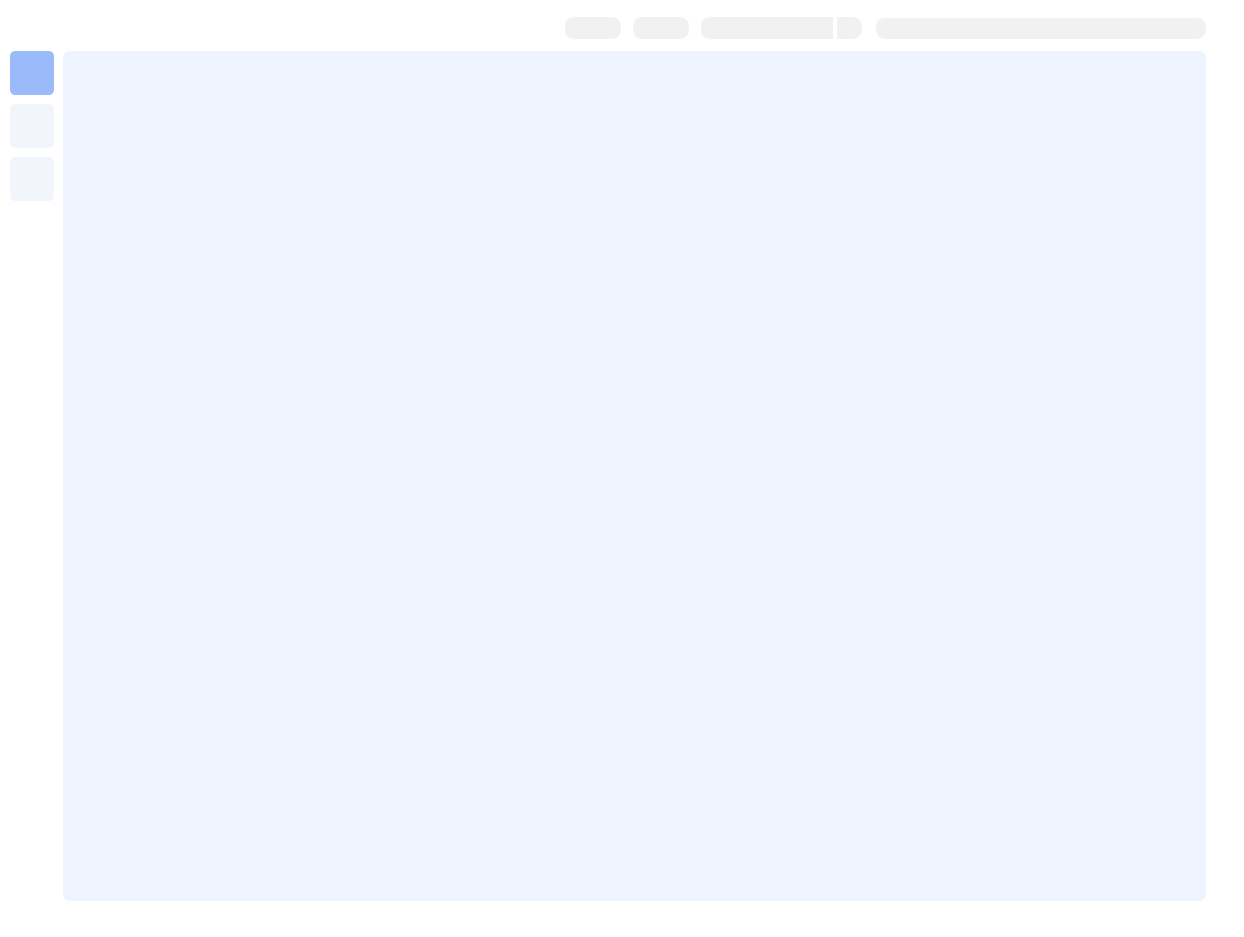
<?xml version="1.0" encoding="UTF-8"?>
<ui version="4.0">
 <class>Form</class>
 <widget class="QWidget" name="Form">
  <property name="geometry">
   <rect>
    <x>0</x>
    <y>0</y>
    <width>1244</width>
    <height>937</height>
   </rect>
  </property>
  <property name="windowTitle">
   <string>Form</string>
  </property>
  <property name="styleSheet">
   <string notr="true">background-color: rgba(0,0,0,0);</string>
  </property>
  <widget class="QFrame" name="frame_bnbox">
   <property name="geometry">
    <rect>
     <x>0</x>
     <y>0</y>
     <width>1220</width>
     <height>915</height>
    </rect>
   </property>
   <property name="autoFillBackground">
    <bool>false</bool>
   </property>
   <property name="styleSheet">
    <string notr="true">QFrame {
	border: 1px solid rgba(0,0,0, .12);
	border-radius: 7px;
	background-color: white;
}</string>
   </property>
   <property name="frameShape">
    <enum>QFrame::StyledPanel</enum>
   </property>
   <property name="frameShadow">
    <enum>QFrame::Raised</enum>
   </property>
   <widget class="QGroupBox" name="gb_main_bar">
    <property name="geometry">
     <rect>
      <x>5</x>
      <y>8</y>
      <width>121</width>
      <height>38</height>
     </rect>
    </property>
    <property name="styleSheet">
     <string notr="true">border: none;</string>
    </property>
    <property name="title">
     <string/>
    </property>
    <widget class="QPushButton" name="pb_return">
     <property name="geometry">
      <rect>
       <x>5</x>
       <y>4</y>
       <width>30</width>
       <height>30</height>
      </rect>
     </property>
     <property name="sizePolicy">
      <sizepolicy hsizetype="Minimum" vsizetype="Minimum">
       <horstretch>0</horstretch>
       <verstretch>0</verstretch>
      </sizepolicy>
     </property>
     <property name="styleSheet">
      <string notr="true">QPushButton {
	background-color: transparent;
	border: none;
}

QPushButton:pressed {
	outline: 0;
}

</string>
     </property>
     <property name="text">
      <string/>
     </property>
     <property name="icon">
      <iconset>
       <normaloff>../GUIImg/pb-home.png</normaloff>
       <activeon>../GUIImg/pb-home-hover.png</activeon>../GUIImg/pb-home.png</iconset>
     </property>
     <property name="iconSize">
      <size>
       <width>20</width>
       <height>20</height>
      </size>
     </property>
    </widget>
    <widget class="QPushButton" name="pb_repeat">
     <property name="enabled">
      <bool>true</bool>
     </property>
     <property name="geometry">
      <rect>
       <x>31</x>
       <y>5</y>
       <width>30</width>
       <height>30</height>
      </rect>
     </property>
     <property name="styleSheet">
      <string notr="true">QPushButton {
	background-color: rgba(0,0,0,0);
	border: none;
}
QPushButton:pressed {
	margin: 1 1 1 1;
	outline: 0;
}</string>
     </property>
     <property name="text">
      <string/>
     </property>
     <property name="icon">
      <iconset>
       <normaloff>../GUIImg/pb-repeat.png</normaloff>../GUIImg/pb-repeat.png</iconset>
     </property>
     <property name="iconSize">
      <size>
       <width>19</width>
       <height>19</height>
      </size>
     </property>
    </widget>
    <widget class="QPushButton" name="pb_openfile">
     <property name="enabled">
      <bool>true</bool>
     </property>
     <property name="geometry">
      <rect>
       <x>57</x>
       <y>4</y>
       <width>30</width>
       <height>30</height>
      </rect>
     </property>
     <property name="font">
      <font>
       <family>Tw Cen MT Condensed</family>
       <pointsize>12</pointsize>
      </font>
     </property>
     <property name="cursor">
      <cursorShape>PointingHandCursor</cursorShape>
     </property>
     <property name="styleSheet">
      <string notr="true">QPushButton {
	background-color: rgba(0,0,0,0);
	border: none;
}
QPushButton:pressed{
	margin: 1 1 1 1;
	outline: 0;
}</string>
     </property>
     <property name="text">
      <string/>
     </property>
     <property name="icon">
      <iconset>
       <normaloff>../GUIImg/pb-computer-folder.png</normaloff>../GUIImg/pb-computer-folder.png</iconset>
     </property>
     <property name="iconSize">
      <size>
       <width>20</width>
       <height>20</height>
      </size>
     </property>
    </widget>
    <widget class="QPushButton" name="pb_save">
     <property name="enabled">
      <bool>false</bool>
     </property>
     <property name="geometry">
      <rect>
       <x>87</x>
       <y>4</y>
       <width>30</width>
       <height>30</height>
      </rect>
     </property>
     <property name="font">
      <font>
       <family>Tw Cen MT Condensed</family>
       <pointsize>12</pointsize>
      </font>
     </property>
     <property name="styleSheet">
      <string notr="true">QPushButton {
	background-color: rgba(0,0,0,0);
	border: none;
}
QPushButton:pressed{
	margin: 1 1 1 1;
	outline: 0;
}
</string>
     </property>
     <property name="text">
      <string/>
     </property>
     <property name="icon">
      <iconset>
       <normaloff>../GUIImg/pb-save.png</normaloff>../GUIImg/pb-save.png</iconset>
     </property>
     <property name="iconSize">
      <size>
       <width>21</width>
       <height>21</height>
      </size>
     </property>
    </widget>
   </widget>
   <widget class="QPushButton" name="pb_crop_mode">
    <property name="geometry">
     <rect>
      <x>10</x>
      <y>104</y>
      <width>44</width>
      <height>44</height>
     </rect>
    </property>
    <property name="styleSheet">
     <string notr="true">QPushButton {
	border: None;
	border-radius: 5px;
	background-color: #F2F5FB;
}
QPushButton:pressed{
	margin: 1 1 1 1;
	outline: 0;
}</string>
    </property>
    <property name="text">
     <string/>
    </property>
    <property name="icon">
     <iconset>
      <normaloff>../GUIImg/bnbox.png</normaloff>../GUIImg/bnbox.png</iconset>
    </property>
    <property name="iconSize">
     <size>
      <width>25</width>
      <height>25</height>
     </size>
    </property>
   </widget>
   <widget class="QPushButton" name="pb_segment_mode">
    <property name="geometry">
     <rect>
      <x>10</x>
      <y>157</y>
      <width>44</width>
      <height>44</height>
     </rect>
    </property>
    <property name="styleSheet">
     <string notr="true">QPushButton {
	border: none;
	border-radius: 5px;
	background-color: #F2F5FB;
}
QPushButton:pressed{
	margin: 1 1 1 1;
	outline: 0;
}</string>
    </property>
    <property name="text">
     <string/>
    </property>
    <property name="icon">
     <iconset>
      <normaloff>../GUIImg/segment.png</normaloff>../GUIImg/segment.png</iconset>
    </property>
    <property name="iconSize">
     <size>
      <width>25</width>
      <height>25</height>
     </size>
    </property>
   </widget>
   <widget class="QPushButton" name="pb_bnbox_mode">
    <property name="enabled">
     <bool>true</bool>
    </property>
    <property name="geometry">
     <rect>
      <x>10</x>
      <y>51</y>
      <width>44</width>
      <height>44</height>
     </rect>
    </property>
    <property name="styleSheet">
     <string notr="true">QPushButton {
	border: none;
	border-radius: 5px;
	background-color: #9ABAFA;
}
QPushButton:pressed{
	margin: 1 1 1 1;
	outline: 0;
}</string>
    </property>
    <property name="text">
     <string/>
    </property>
    <property name="icon">
     <iconset>
      <normaloff>../GUIImg/box.png</normaloff>../GUIImg/box.png</iconset>
    </property>
    <property name="iconSize">
     <size>
      <width>27</width>
      <height>27</height>
     </size>
    </property>
   </widget>
   <widget class="QStackedWidget" name="sw_top_widget">
    <property name="geometry">
     <rect>
      <x>135</x>
      <y>6</y>
      <width>1081</width>
      <height>44</height>
     </rect>
    </property>
    <property name="styleSheet">
     <string notr="true">QStackedWidget {
	border: none;
}</string>
    </property>
    <property name="currentIndex">
     <number>1</number>
    </property>
    <widget class="QWidget" name="page_bnbox_top">
     <widget class="QPushButton" name="pb_next_frame">
      <property name="enabled">
       <bool>false</bool>
      </property>
      <property name="geometry">
       <rect>
        <x>506</x>
        <y>5</y>
        <width>30</width>
        <height>30</height>
       </rect>
      </property>
      <property name="font">
       <font>
        <family>Tw Cen MT Condensed</family>
        <pointsize>12</pointsize>
       </font>
      </property>
      <property name="cursor">
       <cursorShape>PointingHandCursor</cursorShape>
      </property>
      <property name="styleSheet">
       <string notr="true">QPushButton {
	background-color: rgba(0,0,0,0);
	border: none;
}
QPushButton:pressed{
	margin: 1 1 1 1;
	outline: 0;
}</string>
      </property>
      <property name="text">
       <string/>
      </property>
      <property name="icon">
       <iconset>
        <normaloff>../GUIImg/pb-arrow-right.png</normaloff>../GUIImg/pb-arrow-right.png</iconset>
      </property>
      <property name="iconSize">
       <size>
        <width>12</width>
        <height>12</height>
       </size>
      </property>
     </widget>
     <widget class="QPushButton" name="pb_prev_frame">
      <property name="enabled">
       <bool>false</bool>
      </property>
      <property name="geometry">
       <rect>
        <x>426</x>
        <y>5</y>
        <width>30</width>
        <height>30</height>
       </rect>
      </property>
      <property name="font">
       <font>
        <family>Tw Cen MT Condensed</family>
        <pointsize>12</pointsize>
       </font>
      </property>
      <property name="cursor">
       <cursorShape>PointingHandCursor</cursorShape>
      </property>
      <property name="styleSheet">
       <string notr="true">QPushButton {
	background-color: rgba(0,0,0,0);
	border: none;
}
QPushButton:pressed{
	margin: 1 1 1 1;
	outline: 0;
}</string>
      </property>
      <property name="text">
       <string/>
      </property>
      <property name="icon">
       <iconset>
        <normaloff>../GUIImg/pb-arrow-left.png</normaloff>../GUIImg/pb-arrow-left.png</iconset>
      </property>
      <property name="iconSize">
       <size>
        <width>12</width>
        <height>12</height>
       </size>
      </property>
     </widget>
     <widget class="QLineEdit" name="le_total_frame">
      <property name="enabled">
       <bool>false</bool>
      </property>
      <property name="geometry">
       <rect>
        <x>476</x>
        <y>5</y>
        <width>40</width>
        <height>30</height>
       </rect>
      </property>
      <property name="font">
       <font>
        <family>Tw Cen MT</family>
        <pointsize>10</pointsize>
       </font>
      </property>
      <property name="styleSheet">
       <string notr="true">color: #838383;
background-color: rgba(0,0,0,0);
border: none;
padding-bottom: 1px;
</string>
      </property>
      <property name="text">
       <string>/ -</string>
      </property>
      <property name="alignment">
       <set>Qt::AlignLeading|Qt::AlignLeft|Qt::AlignVCenter</set>
      </property>
     </widget>
     <widget class="QLineEdit" name="le_current_frame">
      <property name="enabled">
       <bool>false</bool>
      </property>
      <property name="geometry">
       <rect>
        <x>440</x>
        <y>5</y>
        <width>40</width>
        <height>30</height>
       </rect>
      </property>
      <property name="font">
       <font>
        <family>Tw Cen MT</family>
        <pointsize>10</pointsize>
       </font>
      </property>
      <property name="styleSheet">
       <string notr="true">color: black;
border-radius: 10px;
background-color: rgba(0,0,0,0);
padding-bottom: 1px;
</string>
      </property>
      <property name="text">
       <string>- </string>
      </property>
      <property name="alignment">
       <set>Qt::AlignRight|Qt::AlignTrailing|Qt::AlignVCenter</set>
      </property>
     </widget>
     <widget class="QComboBox" name="cb_label">
      <property name="enabled">
       <bool>false</bool>
      </property>
      <property name="geometry">
       <rect>
        <x>879</x>
        <y>10</y>
        <width>90</width>
        <height>24</height>
       </rect>
      </property>
      <property name="font">
       <font>
        <family>Tw Cen MT Condensed</family>
        <pointsize>12</pointsize>
       </font>
      </property>
      <property name="styleSheet">
       <string notr="true">QComboBox{
	border: 1px solid #FFFFFF;
	background-color: #F1F1F1;
	border-radius: 10px;
	padding-left: 9px;
	padding-bottom: 1px;
}


QComboBox::drop-down {
    subcontrol-origin: padding;
    subcontrol-position: top right;
    width: 25px;
 
    border-left-width: 4px;
    border-left-color: #FFFFFF;
    border-left-style: solid; /* just a single line */
    border-top-right-radius: 3px; /* same radius as the QComboBox */
    border-bottom-right-radius: 3px;
	outline: 0;
}

QComboBox::down-arrow {
    image: url(./GUIImg/down-arrow.png);
	width: 10px;
	height: 10px;
}</string>
      </property>
      <property name="currentText">
       <string/>
      </property>
      <property name="maxVisibleItems">
       <number>5</number>
      </property>
     </widget>
     <widget class="QLineEdit" name="le_new_class">
      <property name="enabled">
       <bool>false</bool>
      </property>
      <property name="geometry">
       <rect>
        <x>978</x>
        <y>10</y>
        <width>64</width>
        <height>24</height>
       </rect>
      </property>
      <property name="font">
       <font>
        <family>Tw Cen MT Condensed</family>
        <pointsize>12</pointsize>
       </font>
      </property>
      <property name="styleSheet">
       <string notr="true">color: black;
border: 1px solid #FFFFFF;
border-top-left-radius: 10px;
border-bottom-left-radius: 10px;
background-color: #F1F1F1;
padding-bottom: 1px;
padding-left: 6px;
</string>
      </property>
      <property name="text">
       <string/>
      </property>
      <property name="alignment">
       <set>Qt::AlignLeading|Qt::AlignLeft|Qt::AlignVCenter</set>
      </property>
     </widget>
     <widget class="QPushButton" name="pb_add_class">
      <property name="enabled">
       <bool>true</bool>
      </property>
      <property name="geometry">
       <rect>
        <x>1044</x>
        <y>7</y>
        <width>30</width>
        <height>30</height>
       </rect>
      </property>
      <property name="font">
       <font>
        <family>Tw Cen MT Condensed</family>
        <pointsize>12</pointsize>
       </font>
      </property>
      <property name="cursor">
       <cursorShape>PointingHandCursor</cursorShape>
      </property>
      <property name="styleSheet">
       <string notr="true">QPushButton {
	background-color: transparent;
	border: none;
}
QPushButton:pressed{
	margin: 1 1 1 1;
	outline: 0;
}</string>
      </property>
      <property name="text">
       <string/>
      </property>
      <property name="icon">
       <iconset>
        <normaloff>../GUIImg/add.png</normaloff>../GUIImg/add.png</iconset>
      </property>
      <property name="iconSize">
       <size>
        <width>22</width>
        <height>22</height>
       </size>
      </property>
     </widget>
    </widget>
    <widget class="QWidget" name="page_crop_top">
     <widget class="QLineEdit" name="le_width">
      <property name="geometry">
       <rect>
        <x>429</x>
        <y>10</y>
        <width>58</width>
        <height>24</height>
       </rect>
      </property>
      <property name="font">
       <font>
        <family>Tw Cen MT</family>
        <pointsize>10</pointsize>
       </font>
      </property>
      <property name="styleSheet">
       <string notr="true">border: 1px solid white;
border-radius: 10px;
background-color: #F1F1F1;
padding-bottom: 1px;
</string>
      </property>
      <property name="text">
       <string/>
      </property>
      <property name="alignment">
       <set>Qt::AlignCenter</set>
      </property>
      <property name="placeholderText">
       <string/>
      </property>
     </widget>
     <widget class="QLineEdit" name="le_crop_info">
      <property name="enabled">
       <bool>true</bool>
      </property>
      <property name="geometry">
       <rect>
        <x>740</x>
        <y>10</y>
        <width>332</width>
        <height>24</height>
       </rect>
      </property>
      <property name="font">
       <font>
        <family>Tw Cen MT Condensed</family>
        <pointsize>11</pointsize>
       </font>
      </property>
      <property name="styleSheet">
       <string notr="true">QLineEdit {
	border: 1px solid transparent;
	background-color: transparent;
	border-radius: 10px;
	padding-left: 9px;
	padding-bottom: 1px;
}</string>
      </property>
      <property name="text">
       <string/>
      </property>
      <property name="alignment">
       <set>Qt::AlignCenter</set>
      </property>
     </widget>
     <widget class="QLineEdit" name="le_height">
      <property name="geometry">
       <rect>
        <x>497</x>
        <y>10</y>
        <width>58</width>
        <height>24</height>
       </rect>
      </property>
      <property name="font">
       <font>
        <family>Tw Cen MT</family>
        <pointsize>10</pointsize>
       </font>
      </property>
      <property name="styleSheet">
       <string notr="true">border: 1px solid #FFFFFF;
border-radius: 10px;
background-color: #F1F1F1;
padding-bottom: 1px;
</string>
      </property>
      <property name="text">
       <string/>
      </property>
      <property name="alignment">
       <set>Qt::AlignCenter</set>
      </property>
     </widget>
     <widget class="QComboBox" name="cb_angle">
      <property name="geometry">
       <rect>
        <x>565</x>
        <y>10</y>
        <width>163</width>
        <height>24</height>
       </rect>
      </property>
      <property name="font">
       <font>
        <family>Tw Cen MT Condensed</family>
        <pointsize>11</pointsize>
       </font>
      </property>
      <property name="styleSheet">
       <string notr="true">QComboBox{
	border: 1px solid #FFFFFF;
	background-color: #F1F1F1;
	border-radius: 10px;
	padding-left: 9px;
	padding-bottom: 1px;
}


QComboBox::drop-down {
    subcontrol-origin: padding;
    subcontrol-position: top right;
    width: 25px;
 
    border-left-width: 4px;
    border-left-color: #FFFFFF;
    border-left-style: solid; /* just a single line */
    border-top-right-radius: 3px; /* same radius as the QComboBox */
    border-bottom-right-radius: 3px;
}

QComboBox::down-arrow {
    image: url(./GUIImg/downarrow.png);
	width: 10px;
	height: 10px;
}</string>
      </property>
      <property name="currentText">
       <string/>
      </property>
     </widget>
     <widget class="QProgressBar" name="progressBar_extract">
      <property name="geometry">
       <rect>
        <x>740</x>
        <y>11</y>
        <width>332</width>
        <height>23</height>
       </rect>
      </property>
      <property name="font">
       <font>
        <family>Tw Cen MT Condensed</family>
        <pointsize>11</pointsize>
       </font>
      </property>
      <property name="styleSheet">
       <string notr="true">QProgressBar {
	border: 1px solid #FFFFFF;
	background-color: #F1F1F1;
	border-radius: 10px;
}
QProgressBar::chunk {
	background-color: #05B8CC;
	border-radius: 10px;
}   </string>
      </property>
      <property name="value">
       <number>0</number>
      </property>
      <property name="alignment">
       <set>Qt::AlignCenter</set>
      </property>
      <property name="textVisible">
       <bool>false</bool>
      </property>
     </widget>
     <zorder>le_width</zorder>
     <zorder>le_height</zorder>
     <zorder>cb_angle</zorder>
     <zorder>progressBar_extract</zorder>
     <zorder>le_crop_info</zorder>
    </widget>
   </widget>
   <widget class="QStackedWidget" name="sw_canvas">
    <property name="geometry">
     <rect>
      <x>63</x>
      <y>51</y>
      <width>1143</width>
      <height>850</height>
     </rect>
    </property>
    <property name="styleSheet">
     <string notr="true">QStackedWidget {
	border: none;
}</string>
    </property>
    <property name="currentIndex">
     <number>0</number>
    </property>
    <widget class="QWidget" name="page_bnbox_cv">
     <widget class="QGraphicsView" name="canvas_bnbox">
      <property name="geometry">
       <rect>
        <x>0</x>
        <y>0</y>
        <width>1143</width>
        <height>850</height>
       </rect>
      </property>
      <property name="font">
       <font>
        <family>Agency FB</family>
       </font>
      </property>
      <property name="cursor" stdset="0">
       <cursorShape>ArrowCursor</cursorShape>
      </property>
      <property name="mouseTracking">
       <bool>true</bool>
      </property>
      <property name="styleSheet">
       <string notr="true">background-color: #EDF3FF;
border: none;</string>
      </property>
      <property name="frameShape">
       <enum>QFrame::StyledPanel</enum>
      </property>
      <property name="verticalScrollBarPolicy">
       <enum>Qt::ScrollBarAlwaysOff</enum>
      </property>
      <property name="horizontalScrollBarPolicy">
       <enum>Qt::ScrollBarAlwaysOff</enum>
      </property>
      <property name="interactive">
       <bool>false</bool>
      </property>
      <property name="dragMode">
       <enum>QGraphicsView::ScrollHandDrag</enum>
      </property>
      <property name="transformationAnchor">
       <enum>QGraphicsView::AnchorUnderMouse</enum>
      </property>
      <property name="resizeAnchor">
       <enum>QGraphicsView::AnchorUnderMouse</enum>
      </property>
     </widget>
    </widget>
    <widget class="QWidget" name="page_crop_cv">
     <widget class="QGraphicsView" name="canvas_crop">
      <property name="geometry">
       <rect>
        <x>0</x>
        <y>0</y>
        <width>1143</width>
        <height>850</height>
       </rect>
      </property>
      <property name="font">
       <font>
        <family>Agency FB</family>
       </font>
      </property>
      <property name="cursor" stdset="0">
       <cursorShape>ArrowCursor</cursorShape>
      </property>
      <property name="mouseTracking">
       <bool>true</bool>
      </property>
      <property name="styleSheet">
       <string notr="true">background-color: #EDF3FF;
border: none;</string>
      </property>
      <property name="frameShape">
       <enum>QFrame::StyledPanel</enum>
      </property>
      <property name="verticalScrollBarPolicy">
       <enum>Qt::ScrollBarAlwaysOff</enum>
      </property>
      <property name="horizontalScrollBarPolicy">
       <enum>Qt::ScrollBarAlwaysOff</enum>
      </property>
      <property name="interactive">
       <bool>false</bool>
      </property>
      <property name="dragMode">
       <enum>QGraphicsView::ScrollHandDrag</enum>
      </property>
      <property name="transformationAnchor">
       <enum>QGraphicsView::AnchorUnderMouse</enum>
      </property>
      <property name="resizeAnchor">
       <enum>QGraphicsView::AnchorUnderMouse</enum>
      </property>
     </widget>
    </widget>
   </widget>
  </widget>
 </widget>
 <resources/>
 <connections/>
</ui>
